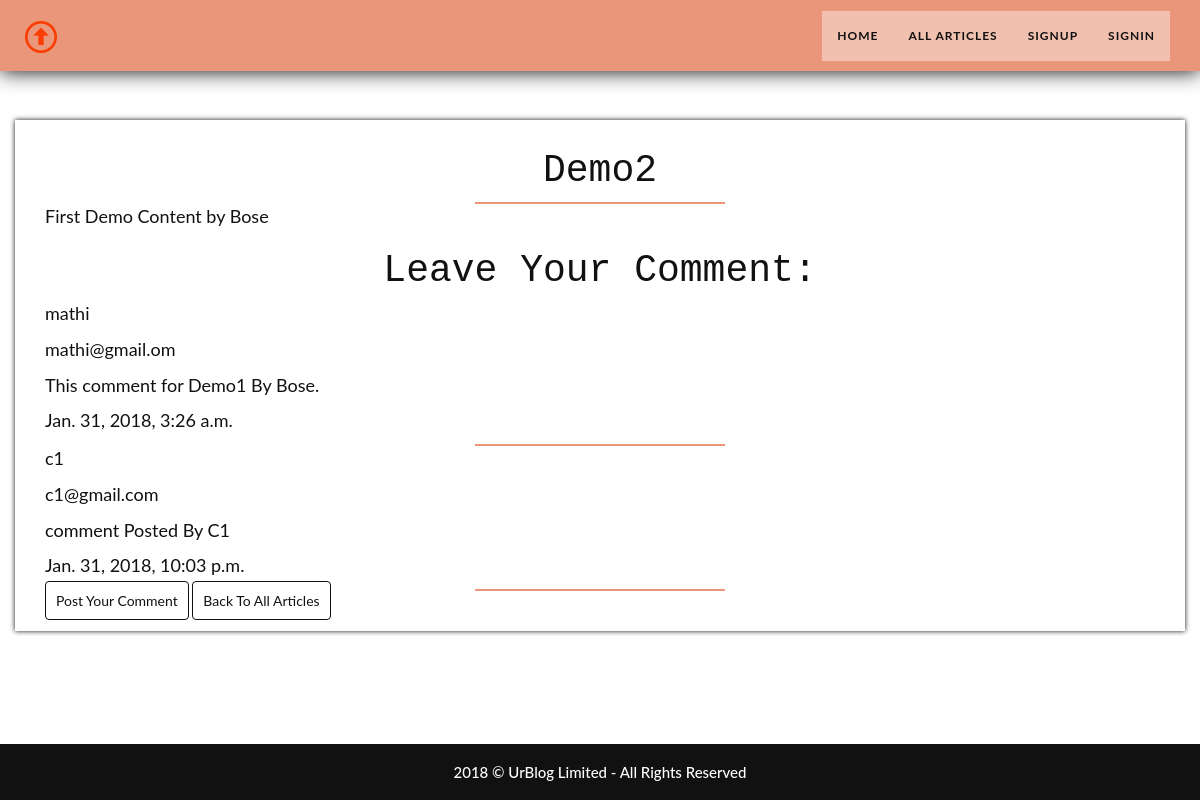
Page /article/first-demo2/ on the committed database.
### articles/models.py (models this page shows)
class Article(models.Model):
	title = models.CharField(max_length = 100)
	slug = models.SlugField()
	content = models.TextField()
	date = models.DateTimeField(auto_now_add = True)
	auther = models.ForeignKey(User, default=None)

class Comment(models.Model):
	userName = models.CharField(max_length = 20)
	email = models.EmailField()
	comment = models.TextField()
	posted = models.DateTimeField(auto_now_add = True)
	approved = models.BooleanField(default = False)
	articleName	= models.ForeignKey(Article, default = None)

### articles/views.py (the view)
# urls.py: url(r'^(?P<slug>[\w-]+)/$', views.article_detail, name = 'article_detail'),
def article_detail(request, slug):
	title = 'Article Detail'
	article = Article.objects.get(slug=slug)
	form = forms.createComment()
	data = {
		'title':title,
		'article':article,
		'form' : form
	}
	return render(request, 'articles/article_detail.html', data)

### articles/templates/articles/article_detail.html
{% extends 'layout.html' %}
{% block content %}
<div id="article-detail-part">
	<div class="container">
		<div class="article-detail-content">
			<h2>{{ article.title }}</h2>
			<div class="divider"></div>
			<p>{{ article.content }}</p>
			<h2>Leave Your Comment:</h2>
			{% if request.user.is_authenticated %}
				<form method="post" action="{% url 'articles:add_comment' slug=article.slug %}">
					{% csrf_token %}
					{{ form.as_p }}
					<input type="submit" class="btn btn-success" value="Post The Comment">
				</form>
				<a href="{% url 'articles:auther_article' %}">Back To Dashboard</a>
			{% else %}
				{% for comment in article.comment_set.all %}
					<p>{{ comment.userName }}</p>
					<p>{{ comment.email }}</p>
					<p>{{ comment.comment }}</p>
					<p>{{ comment.posted }}</p>
					<div class="divider"></div>
				{% endfor %}
				<a href="{% url 'accounts:signin' %}">Post Your Comment</a>
			{% endif %}
			<a href="{% url 'articles:all_article' %}">Back To All Articles</a>
		</div>
	</div>
</div>
{% endblock %}

### templates/layout.html (shortened to what this page needs)
{% load static %}
<!DOCTYPE html>
<html>
<head>
	<link rel="stylesheet" type="text/css" href="{% static 'css/bootstrap.min.css' %}">
	<link rel="stylesheet" type="text/css" href="{% static 'css/animate.min.css' %}">
	<link rel="stylesheet" type="text/css" href="{% static 'css/font-awesome.min.css' %}">
	<link rel="stylesheet" type="text/css" href="{% static 'css/proarticss.css' %}">
</head>
<body>
	<div id="header-part">
		<nav class="navbar navbar-custom navbar-fixed-top">
			<div class="container">
				<div class="navbar-header">
	                <a class="navbar-brand" href="{% url 'welcome' %}"><img src="{% static 'images/header.png' %}"></a>
				</div>
				<div class="collapse navbar-collapse navbar-right">
					<ul class="nav navbar-nav">
						<li><a href="{% url 'welcome' %}">Home</a></li>
						<li><a href="{% url 'articles:all_article' %}">All Articles</a></li>
						{% if request.user.is_authenticated %}
							<li><a href="{% url 'articles:auther_article' %}">Dashboard</a></li>
							<li><a href="{% url 'articles:create_article' %}">New Post</a></li>
							<li><a href="{% url 'accounts:signout' %}">Logout {{ request.user }}</a></li>
						{% else %}
							<li><a href="{% url 'accounts:signup' %}">Signup</a></li>
							<li><a href="{% url 'accounts:signin' %}">Signin</a></li>
						{% endif %}
					</ul>
				</div>
			</div>
		</nav>
	</div>
	<div class="wrapper">
		{% block content %}
		{% endblock %}
	</div>
	<nav class="navbar navbar-fixed-bottom">
		<div id="footer-part">
	    	<div class="container">
				<div class="row">
					<div class="col-md-12">
						<div class="footer-content wow bounceIn" data-wow-offset="0" data-wow-delay="0.5s">
							<h4> 2018 &copy; UrBlog Limited - All Rights Reserved</h4>
						</div>
					</div>
				</div>
			</div>
		</div>
	</nav>
</body>
</html>

### static/css/proarticss.css (style rules this page uses)
html { width: 100%; height: 100%; }
body { width: 100%; height: 100%; color: #111111; background-color: #ffffff; font-family: 'Lato',sans-serif; }
.divider { margin:0 auto; width:250px; border:1px solid #e9967a; }
#header-part .navbar-custom { background:#e9967a; box-shadow:0px 0px 20px rgba(5, 5, 5,5); }
#header-part .navbar-header { padding:10px; }
#header-part .navbar-header a { padding:11px 0px 0px 0px; }
#header-part .navbar-right { padding:11px 0px 0px 0px; }
#header-part .nav.navbar-nav { background-color: rgba(255,255,255,.4); }
#header-part .navbar-custom ul li a { font-size: 12px; letter-spacing: 1px; color:#111111; text-transform: uppercase; font-weight: 700; }
#footer-part { width:100%; background:#111111; }
#footer-part .container { padding:10px 0px 10px 0px; }
#footer-part .footer-content { text-align:center; }
#footer-part .footer-content h4 { color:#ffffff; font-size:15px; }
#article-detail-part { width:100%; background:#ffffff; }
#article-detail-part .container { padding:100px 0px 80px 0px; }
#article-detail-part .article-detail-content { box-shadow:0px 0px 5px #111111; margin: 20px 0px 20px 0px; padding: 10px 30px 20px 30px; text-align: justify; }
#article-detail-part .article-detail-content h2 { text-align:center; color:#111111; font-size:38px; font-family:'Kaushan Script', monospace; }
#article-detail-part .article-detail-content p { font-size:18px; }
#article-detail-part .article-detail-content a { color:#111111; border-radius:4px; padding:10px 10px 10px 10px; border:1px solid #111111; }

### rows in the picture
Article: title "Demo2", content "First Demo Content by Bose"
Comment: userName "mathi", email "mathi@gmail.om", comment "This comment for Demo1 By Bose.", posted "Jan. 31, 2018, 3:26 a.m."
Comment: userName "c1", email "c1@gmail.com", comment "comment Posted By C1", posted "Jan. 31, 2018, 10:03 p.m."
